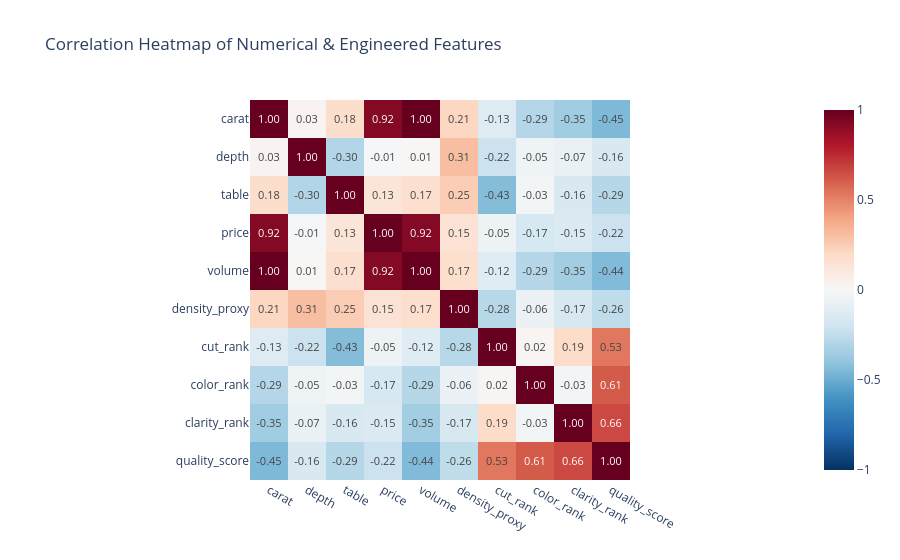

The cell this chart's notebook holds for it:
### Code cell
corr_cols = ['carat', 'depth', 'table', 'price', 'volume', 'density_proxy',
             'cut_rank', 'color_rank', 'clarity_rank', 'quality_score']
corr = df_fe[corr_cols].corr()
fig = px.imshow(corr, text_auto='.2f', color_continuous_scale='RdBu_r', zmin=-1, zmax=1,
                title='Correlation Heatmap of Numerical & Engineered Features')
fig.show()

### Figure 1 — Plotly figure (JSON) as saved in the notebook; plotly's stock layout.template omitted (floating-point values rounded to 4 significant figures)
{"data": [{"coloraxis": "coloraxis", "hovertemplate": "x: %{x}<br>y: %{y}<br>color: %{z}<extra></extra>", "name": "0", "texttemplate": "%{z:.2f}", "type": "heatmap", "x": ["carat", "depth", "table", "price", "volume", "density_proxy", "cut_rank", "color_rank", "clarity_rank", "quality_score"], "xaxis": "x", "y": ["carat", "depth", "table", "price", "volume", "density_proxy", "cut_rank", "color_rank", "clarity_rank", "quality_score"], "yaxis": "y", "z": [[1.0, 0.02809, 0.1808, 0.9215, 0.999, 0.2131, -0.1333, -0.2909, -0.3521, -0.4475], [0.02809, 1.0, -0.2977, -0.01097, 0.01063, 0.3078, -0.2173, -0.04768, -0.06748, -0.159], [0.1808, -0.2977, 1.0, 0.1263, 0.1713, 0.2536, -0.434, -0.02625, -0.1602, -0.2899], [0.9215, -0.01097, 0.1263, 1.0, 0.9235, 0.1479, -0.05212, -0.1717, -0.1461, -0.2161], [0.999, 0.01063, 0.1713, 0.9235, 1.0, 0.1749, -0.1197, -0.2904, -0.3482, -0.4393], [0.2131, 0.3078, 0.2536, 0.1479, 0.1749, 1.0, -0.283, -0.06336, -0.1672, -0.2556], [-0.1333, -0.2173, -0.434, -0.05212, -0.1197, -0.283, 1.0, 0.02017, 0.1883, 0.5341], [-0.2909, -0.04768, -0.02625, -0.1717, -0.2904, -0.06336, 0.02017, 1.0, -0.02574, 0.6149], [-0.3521, -0.06748, -0.1602, -0.1461, -0.3482, -0.1672, 0.1883, -0.02574, 1.0, 0.6631], [-0.4475, -0.159, -0.2899, -0.2161, -0.4393, -0.2556, 0.5341, 0.6149, 0.6631, 1.0]]}], "layout": {"coloraxis": {"cmax": 1, "cmin": -1, "colorscale": [[0, "rgb(5,48,97)"], [0.1, "rgb(33,102,172)"], [0.2, "rgb(67,147,195)"], [0.3, "rgb(146,197,222)"], [0.4, "rgb(209,229,240)"], [0.5, "rgb(247,247,247)"], [0.6, "rgb(253,219,199)"], [0.7, "rgb(244,165,130)"], [0.8, "rgb(214,96,77)"], [0.9, "rgb(178,24,43)"], [1, "rgb(103,0,31)"]]}, "title": {"text": "Correlation Heatmap of Numerical & Engineered Features"}, "xaxis": {"anchor": "y", "constrain": "domain", "domain": [0, 1], "scaleanchor": "y"}, "yaxis": {"anchor": "x", "autorange": "reversed", "constrain": "domain", "domain": [0, 1]}}}
